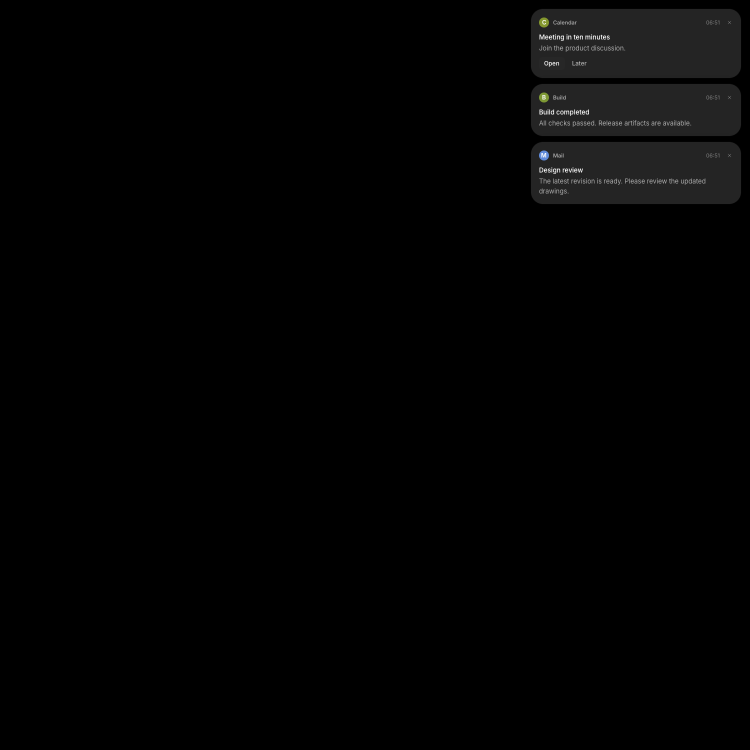
#> input picture colrv1/matrix/arch/branch/stock/card.png, 1500 x 1500 px, found by its file name (shown at 1/2 size)
$ python compare.py
#> lines starting #> are read from the running program, lines starting #| are printed output that depends on the picture
from pathlib import Path
import json
from PIL import Image, ImageChops, ImageDraw

root = Path('/evidence/evidence')
matrix = root / 'matrix'
distros = ['arch', 'ubuntu', 'opensuse', 'fedora', 'debian']
CLOCK = (1400, 0, 1440, 600)
CARD = (1040, 0, 1500, 340)


def load(distro, variant, case):
    return Image.open(matrix / distro / variant / case / 'card.png').convert('RGB')


def changed(a, b, mask):
    a, b = a.copy(), b.copy()
    if mask:
        for im in (a, b):
            ImageDraw.Draw(im).rectangle(CLOCK, fill='black')
    return sum(px != (0, 0, 0) for px in ImageChops.difference(a, b).getdata())


def panel(im, label, box=CARD, scale=1):
    crop = im.crop(box)
    if scale != 1:
        crop = crop.resize((crop.width * scale, crop.height * scale), Image.NEAREST)
    p = Image.new('RGB', (crop.width, crop.height + 30), '#eeeeee')
    p.paste(crop, (0, 30))
    ImageDraw.Draw(p).text((12, 8), label, fill='black')
    return p


def row(panels):
    w = sum(p.width for p in panels)
    h = max(p.height for p in panels)
    out = Image.new('RGB', (w, h), 'white')
    x = 0
    for p in panels:
        out.paste(p, (x, 0))
        x += p.width
    return out


def column(rows):
    out = Image.new('RGB', (max(r.width for r in rows), sum(r.height for r in rows)), 'white')
    y = 0
    for r in rows:
        out.paste(r, (0, y))
        y += r.height
    return out


results = {}
rows = []
for distro in distros:
    emoji = {v: load(distro, v, 'emoji') for v in ['dev', 'branch', 'colrv1']}
#> in load, returned value is the input picture: PIL image 1500x1500 RGB; mean R, G, B 2.8, 2.8, 2.8
#> emoji = 3 items
    stock = {v: load(distro, v, 'stock') for v in ['dev', 'branch', 'colrv1']}
#> stock = 3 items
    results[distro] = {
        'emoji_colrv1_vs_branch_changed_pixels': changed(emoji['branch'], emoji['colrv1'], True),
        'emoji_colrv1_vs_branch_unmasked_changed_pixels': changed(emoji['branch'], emoji['colrv1'], False),
        'stock_colrv1_vs_dev_changed_pixels': changed(stock['dev'], stock['colrv1'], True),
        'stock_colrv1_vs_dev_unmasked_changed_pixels': changed(stock['dev'], stock['colrv1'], False),
        'stock_colrv1_vs_branch_changed_pixels': changed(stock['branch'], stock['colrv1'], True),
    }
#> the loop in changed, `for im in (a, b):` made 2 passes
    rows.append(row([panel(emoji[v], f'{distro}: {name}') for v, name in
                     [('dev', 'dev'), ('branch', 'emoji-presentation'), ('colrv1', 'colrv1')]]))
#> in panel, `p = Image.new('RGB', (crop.width, crop.height + 30), '#eeeeee')`: p: PIL image 460x370 RGB; every value is 238
#> in panel, `p.paste(crop, (0, 30))`:
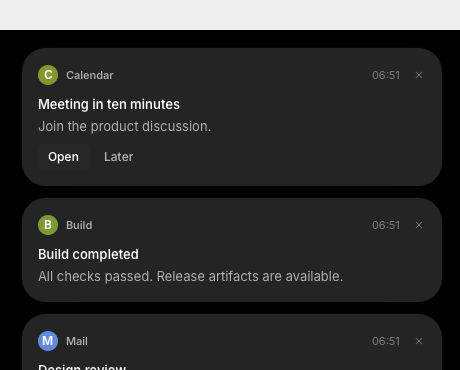
#> p: PIL image 460x370 RGB; mean R, G, B 49.1, 49.2, 49
#> in row, `w = sum(p.width for p in panels)`: w = 1380
#> in row, `h = max(p.height for p in panels)`: h = 370
#> in row, `out = Image.new('RGB', (w, h), 'white')`: out: PIL image 1380x370 RGB; every value is 255
#> the loop in row, `for p in panels:` made 3 passes
#> x on passes 1 to 3: 460, 920, 1380
#> after the loop in row, `for p in panels:`: x = 1380
column(rows).save(root / 'desktops.png')
#> in column, `out = Image.new('RGB', (max(r.width for r in rows), sum(r.height for r..`: out: PIL image 1380x1850 RGB; every value is 255
#> after the loop in column, `for r in rows:`:
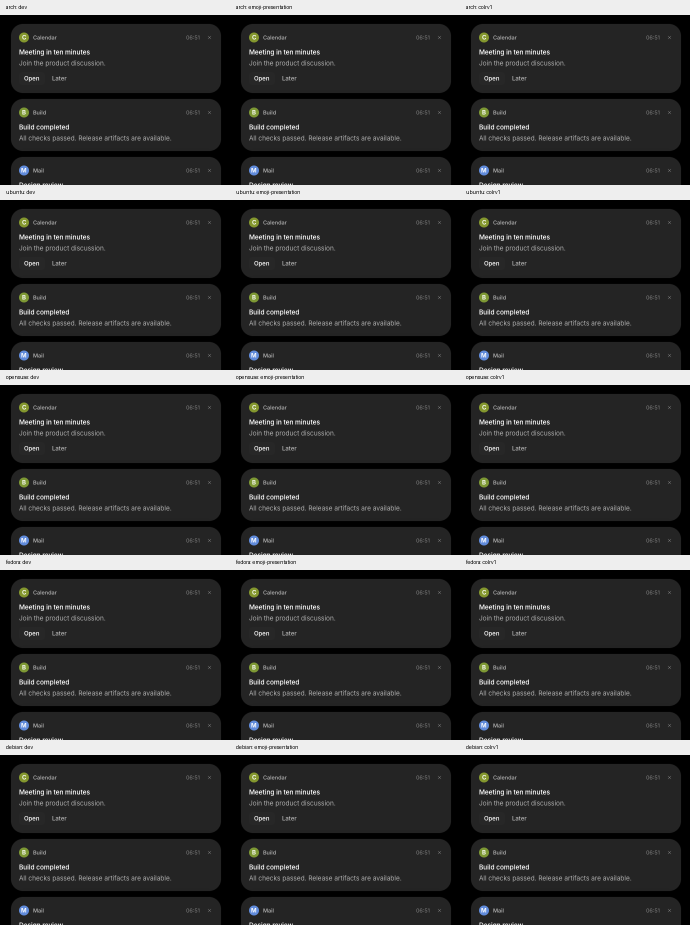
#> out: PIL image 1380x1850 RGB (shown at 1/2 size); mean R, G, B 48.8, 49, 48.8

fedora = load('fedora', 'colrv1', 'emoji')
arch = load('arch', 'branch', 'emoji')
column([
    row([panel(load('fedora', 'branch', 'emoji'), 'Fedora 44, emoji-presentation: COLRv1 font ineligible, outlines'),
         panel(fedora, 'Fedora 44, colrv1: Noto COLRv1 painted')]),
    row([panel(arch, 'Arch, emoji-presentation: Noto CBDT bitmaps'),
         panel(fedora, 'Fedora 44, colrv1: Noto COLRv1 painted')]),
]).save(root / 'fedora-vs-arch.png')
#> in row (call 6), `w = sum(p.width for p in panels)`: w = 920
#> in row (call 6), `out = Image.new('RGB', (w, h), 'white')`: out: PIL image 920x370 RGB; every value is 255
#> the loop in row (call 6), `for p in panels:` made 2 passes
#> after the loop in row (call 6), `for p in panels:`:
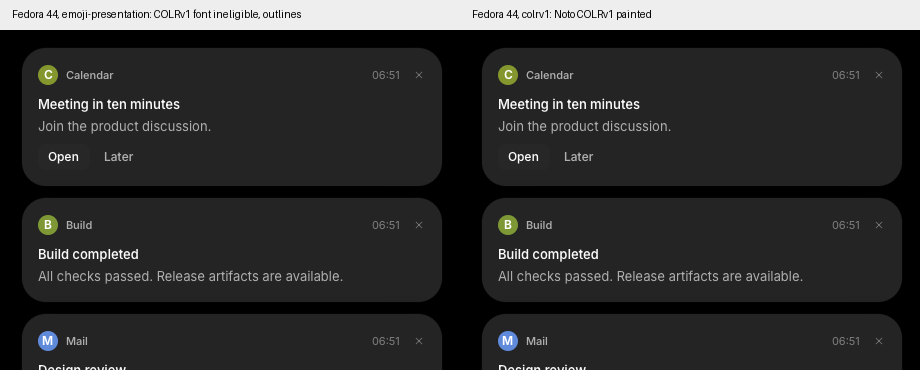
#> out: PIL image 920x370 RGB; mean R, G, B 48.4, 48.5, 48.3
#> in column (call 2), `out = Image.new('RGB', (max(r.width for r in rows), sum(r.height for r..`: out: PIL image 920x740 RGB; every value is 255
#> the loop in column (call 2), `for r in rows:` made 2 passes
#> y on passes 1 to 2: 370, 740
#> after the loop in column (call 2), `for r in rows:`:
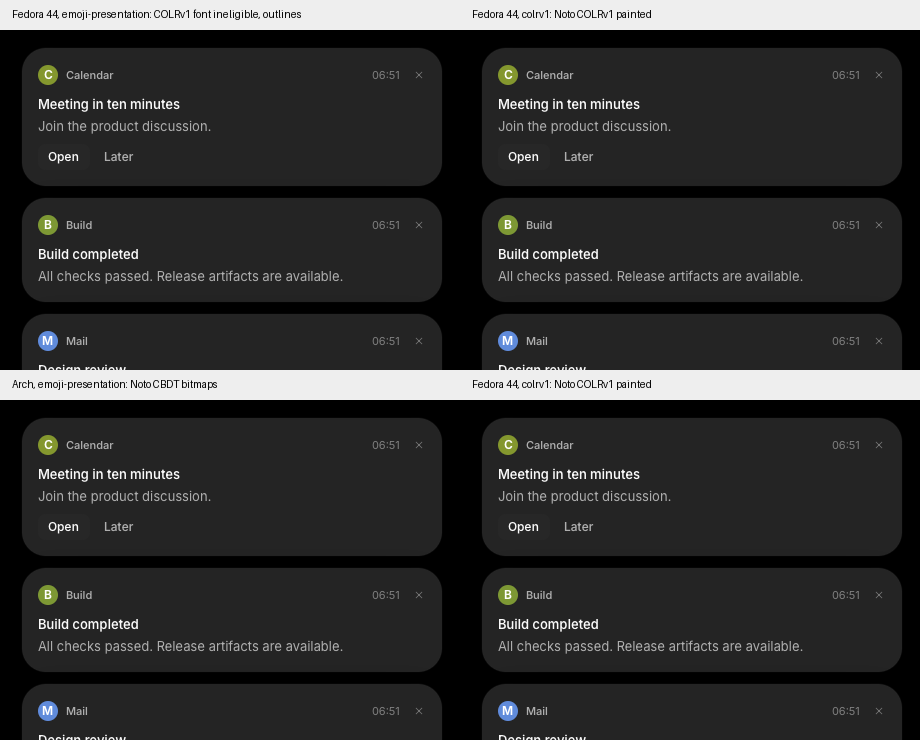
#> out: PIL image 920x740 RGB; mean R, G, B 48.4, 48.6, 48.3
zoom = (1060, 40, 1490, 260)
row([panel(arch, 'Arch CBDT, 2x', zoom, 2), panel(fedora, 'Fedora COLRv1, 2x', zoom, 2)]).save(root / 'fedora-vs-arch-zoom.png')
#> in panel (call 20), `crop = crop.resize((crop.width * scale, crop.height * scale), Image.NE..`:
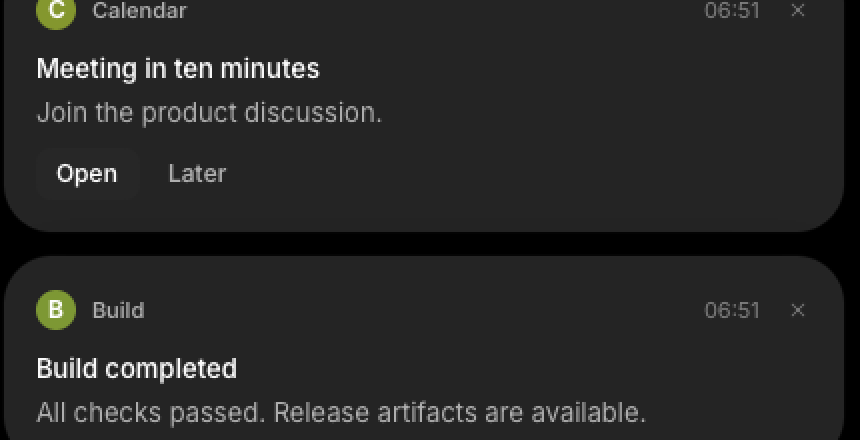
#> crop: PIL image 860x440 RGB; mean R, G, B 38.6, 38.7, 38.2
#> in panel (call 20), `p = Image.new('RGB', (crop.width, crop.height + 30), '#eeeeee')`: p: PIL image 860x470 RGB; every value is 238
#> in panel (call 20), `p.paste(crop, (0, 30))`:
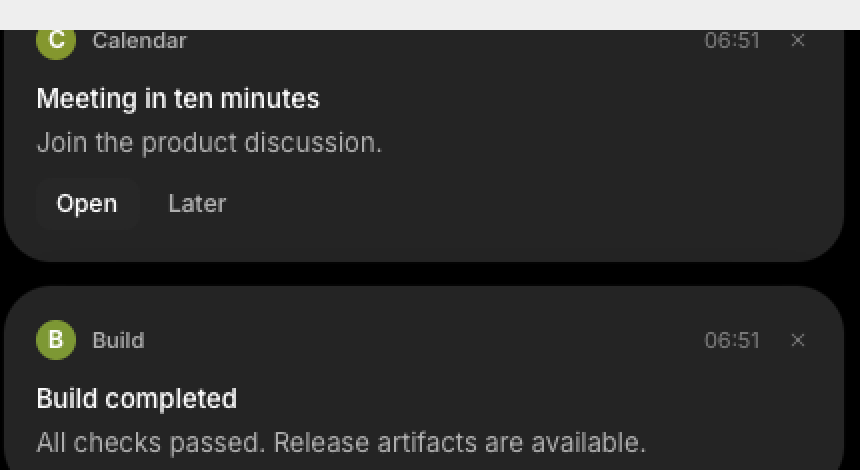
#> p: PIL image 860x470 RGB; mean R, G, B 51.3, 51.4, 50.9
#> in row (call 8), `out = Image.new('RGB', (w, h), 'white')`: out: PIL image 1720x470 RGB; every value is 255
#> after the loop in row (call 8), `for p in panels:`:
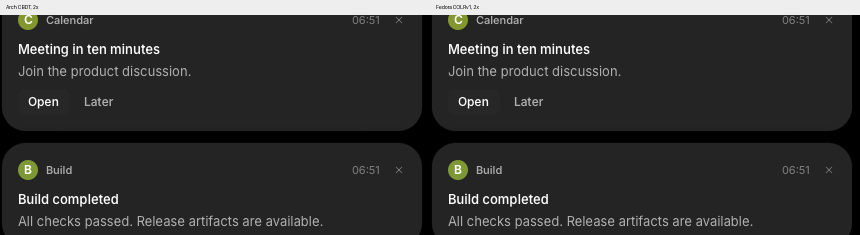
#> out: PIL image 1720x470 RGB (shown at 1/2 size); mean R, G, B 51.2, 51.4, 50.9

(root / 'matrix-results.json').write_text(json.dumps(results, indent=2) + '\n')
print(json.dumps(results, indent=2))
#| {
#|   "arch": {
#|     "emoji_colrv1_vs_branch_changed_pixels": 0,
#|     "emoji_colrv1_vs_branch_unmasked_changed_pixels": 0,
#|     "stock_colrv1_vs_dev_changed_pixels": 0,
#|     "stock_colrv1_vs_dev_unmasked_changed_pixels": 0,
#|     "stock_colrv1_vs_branch_changed_pixels": 0
#|   },
#|   "ubuntu": {
#|     "emoji_colrv1_vs_branch_changed_pixels": 0,
#|     "emoji_colrv1_vs_branch_unmasked_changed_pixels": 0,
#|     "stock_colrv1_vs_dev_changed_pixels": 0,
#> (further printed lines are left out)
